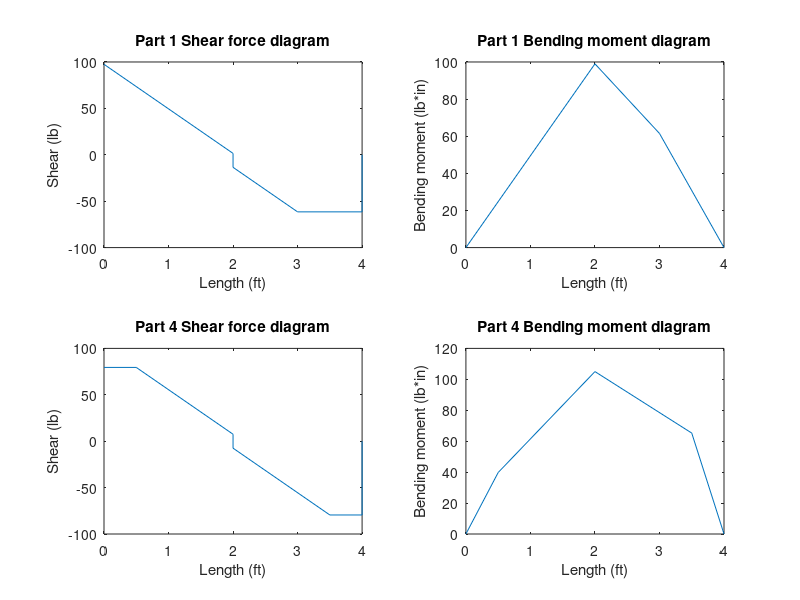

Write the MATLAB code that produced this figure.
%Defining everything that is given
Wd = 48;
P = 15;
a = 3;
b = 2;
L = 4;

% Making the distributed load a single point load
Wt = Wd*a;

%Summing the forces in the Y direction: A+B
supports = Wt + P;

%Summing the moments about A and solving for B
B = -((a/2)*(-Wt) + (b)*(-P))/4;

%Solving for A
A = supports-B;

%% PART 1
%Solving the shear forces for the graph
V1 = A;
V2 = V1-(48)*(2);
V3 = V2-P;
V4 = V3-48;
V5 = V4;
V6 = V5+B;
Vmax = V1

%Solving the bending moments for the graph
M1 = b*V2 + b*0.5*(V1-V2);
M2 = M1 + ((a-b)*V3 + 0.5*(a-b)*(V4-V3));
M3 = M2 + (L-a)*(V5);
Mmax = M1

%Setting the axes for the graphs
xv = [0,b,b,a,L,L];
v = [V1,V2,V3,V4,V5,V6];

xm = [0,b,a,L];
m = [0,M1,M2,M3];

%Graphing the shear and bending moments
subplot(2,2,1);plot(xv,v);xlabel('Length (ft)');ylabel('Shear (lb)');title('Part 1 Shear force diagram')
subplot(2,2,2);plot(xm,m);xlabel('Length (ft)');ylabel('Bending moment (lb*in)');title('Part 1 Bending moment diagram')

%% PART 2
T = 2; %in ksi
tau = (1000)*(12^2)*T; %in lb/ft^2
O = 4; %in ksi
sigma = (1000)*(12^2)*O; %in lb/ft^2

%Governing equation for shear stress
%tau = (3*Vmax)/(2*Area)
Area = (3*Vmax)/(2*tau); %in ft^2
%sigma = (6*Mmax)/(Area*h)
h = (6*Mmax)/(sigma*Area); %in ft
b = Area/h;
bh = [b,h] % [b,h] both in ft

%% Part 3
Length = L;
Area = (1.06)*(1/144); %in square ft;
V = Length*Area %in cubic ft

%% Part 4
% Centering the loads and making the beam symetrical & solving for the
% supports
A4 = 79.5;
B4 = A4;

% Setting the shear values for the diagram
v1 = A4;
v2 = v1;
v3 = v2 - (1.5*Wd);
v4 = v3 - P;
v5 = v4 - (1.5*Wd);
v6 = v5;
v7 = v6 + B4;
Vmax2 = v1;
v4p = [v1,v2,v3,v4,v5,v6,v7];
xv4 = [0,0.5,2,2,3.5,4,4];

%Setting the moment values for the diagram
m1 = (0.5*79.5);
m2 = m1+(1.5*7.5)+(0.5*1.5*(79.5-7.5));
m3 = m2 - (0.5*79.5);
m4 = m3 - ((1.5*7.5)+(0.5*1.5*(79.5-7.5)));
m4p = [0,m1,m2,m3,m4];
xm4 = [0,0.5,2,3.5,4];

%Graphing the shear and bending moments
subplot(2,2,3);plot(xv4,v4p);xlabel('Length (ft)');ylabel('Shear (lb)');title('Part 4 Shear force diagram')
subplot(2,2,4);plot(xm4,m4p);xlabel('Length (ft)');ylabel('Bending moment (lb*in)');title('Part 4 Bending moment diagram')

%Minimizing the volume by minimizing the area, using the allowable shear
A = (3*Vmax2)/(2*tau)